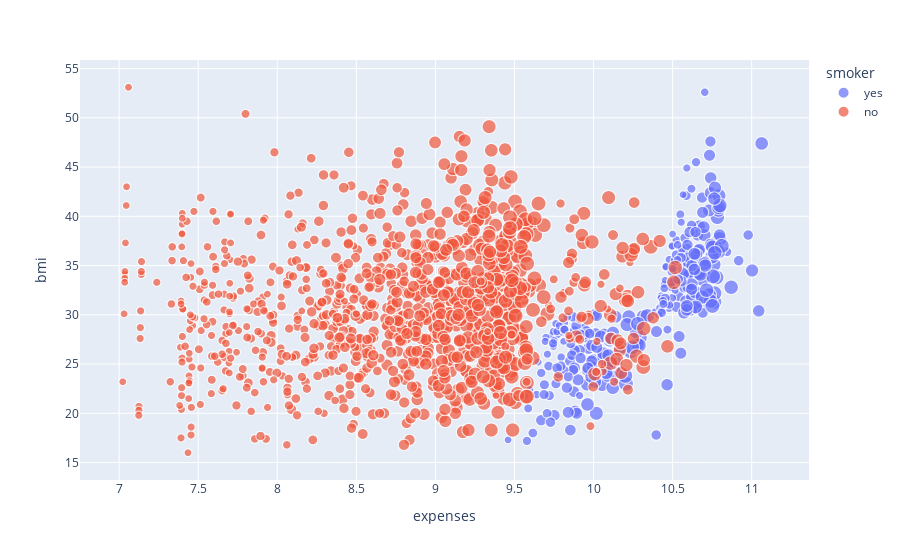

Notebook cell for this chart:
### Code cell
# bubble chart
px.scatter(data,
           x='expenses',
           y='bmi',
           size='age',
           color='smoker',
           hover_name='expenses',
           size_max=15)

### Figure 1 — Plotly figure (JSON) as saved in the notebook; plotly's stock layout.template omitted (floating-point values rounded to 4 significant figures; data arrays with more than 128 entries replaced by an {"elided": "..."} marker saying what was removed)
{"data": [{"hovertemplate": "<b>%{hovertext}</b><br><br>smoker=yes<br>expenses=%{x}<br>bmi=%{y}<br>age=%{marker.size}<extra></extra>", "hovertext": {"elided": "274 float values"}, "legendgroup": "yes", "marker": {"color": "#636efa", "size": {"elided": "274 int values"}, "sizemode": "area", "sizeref": 0.2844, "symbol": "circle"}, "mode": "markers", "name": "yes", "showlegend": true, "type": "scattergl", "x": {"elided": "274 float values"}, "xaxis": "x", "y": {"elided": "274 float values"}, "yaxis": "y"}, {"hovertemplate": "<b>%{hovertext}</b><br><br>smoker=no<br>expenses=%{x}<br>bmi=%{y}<br>age=%{marker.size}<extra></extra>", "hovertext": {"elided": "1064 float values"}, "legendgroup": "no", "marker": {"color": "#EF553B", "size": {"elided": "1064 int values"}, "sizemode": "area", "sizeref": 0.2844, "symbol": "circle"}, "mode": "markers", "name": "no", "showlegend": true, "type": "scattergl", "x": {"elided": "1064 float values"}, "xaxis": "x", "y": {"elided": "1064 float values"}, "yaxis": "y"}], "layout": {"legend": {"itemsizing": "constant", "title": {"text": "smoker"}, "tracegroupgap": 0}, "margin": {"t": 60}, "xaxis": {"anchor": "y", "domain": [0, 1], "title": {"text": "expenses"}}, "yaxis": {"anchor": "x", "domain": [0, 1], "title": {"text": "bmi"}}}}
